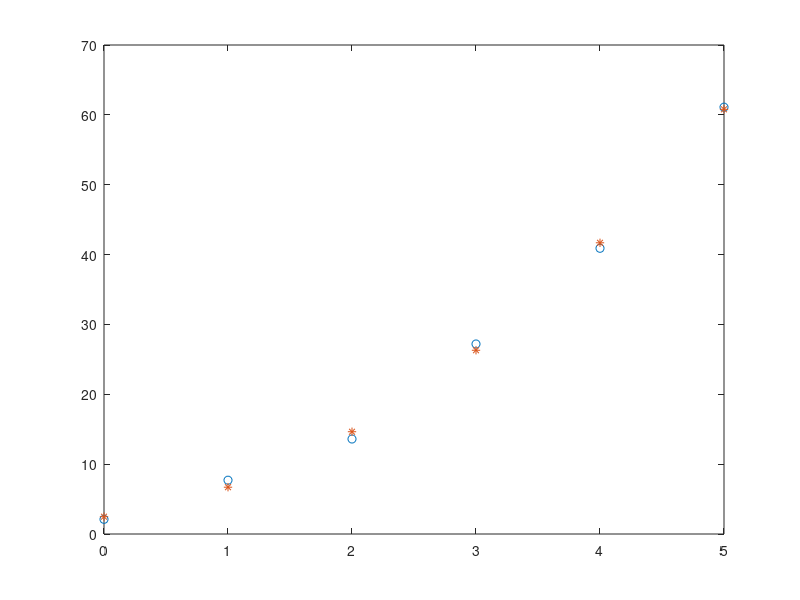

Recreate this plot in MATLAB.
clc
clear all;
x = [0:5];
y=[2.1 7.7 13.6 27.2 40.9 61.1];

n = 2;


for i = 1:n+1
    t = i-1;
    for j = 1:n+1
        A(i,j) = sum(x.^(t+j-1));
    end
end

i = 1;

for i = 1:n+1
    B(i) = sum((x.^(i-1)).*y);
    i-1
end
b = B'

c = inv(A)*b
l = length(c);
ym = [];
for i = 1:length(y)
    temp = x(i)
    for j = 1:l
        X(j) = temp^(j-1);
    end
    ym(i) = c'*X';
end

plot(x,y,'o', x,ym,'*')
